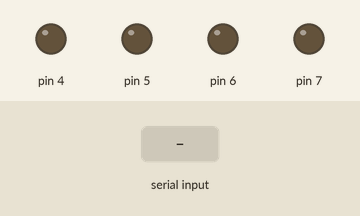
Bench run of a sketch on a simulated Arduino Uno, built with avr-gcc and run on an emulated ATmega328P. On the bench: output pins drawn as LEDs (lit = HIGH). The test bench sets the inputs (shaded band).

Above: at 1.2 s.
1.3 s: "p" received over the second serial link
At 1.31 s:
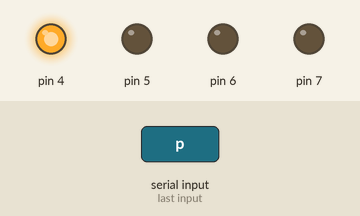
4.3 s: "g" received over the second serial link
At 4.8 s:
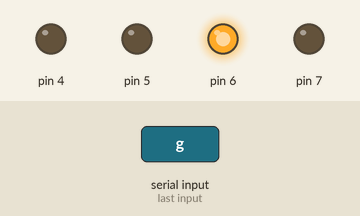
5.8 s: "b" received over the second serial link
At 7.0 s:
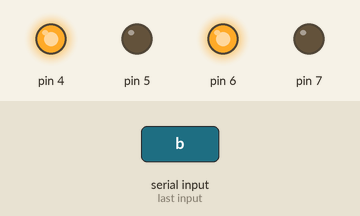
7.3 s: "r" received over the second serial link
At 8.2 s:
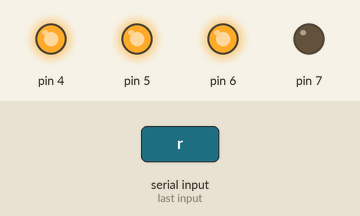
8.8 s: "p" received over the second serial link
At 9.12 s:
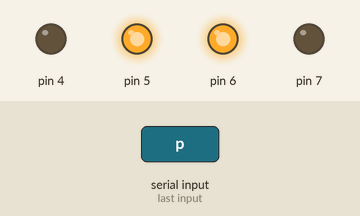
11.8 s: "o" received over the second serial link
At 12.9 s:
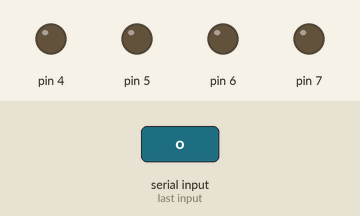
Timing chart, 0 to 14.3 s (numbered marks = the images above; inputs shaded):
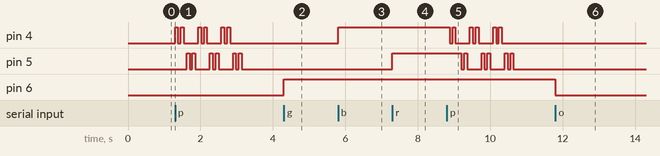

The sketch:

bluetooth_terminal_hc06_soba-led.ino
```cpp
#include <SoftwareSerial.h>
SoftwareSerial BT(10, 11);
// creates a "virtual" serial port/UART
// connect BT module TX to D10
// connect BT module RX to D11
// connect BT Vcc to 5V, GND to GND
void setup()
{
  // set digital pin to control as an output
  pinMode(4, OUTPUT);
  pinMode(5, OUTPUT);
  pinMode(6, OUTPUT);
  pinMode(7, OUTPUT);
  // set the data rate for the SoftwareSerial port
  BT.begin(9600);
  // Send test message to other device
  BT.println("Hello from Arduino");
}
char a; // stores incoming character from other device

void loop()
{
  if (BT.available())
  // if text arrived in from BT serial...
  {
    a=(BT.read());
    if (a=='b')
    {
      digitalWrite(4, HIGH);
      BT.println("Blue LED on");
    }
/*    if (a=='')
    {
      digitalWrite(4, LOW);
      BT.println("LED off");
   }
  */   if (a=='r')
    {
      digitalWrite(5, HIGH);
      BT.println("Red LED on");
    }
/*    if (a=="red off")
    {
      digitalWrite(5, LOW);
      BT.println("Red LED off");
    }
  */  if (a=='g')
    {
      digitalWrite(6, HIGH);
      BT.println("Green LED on");
    }
/*    if (a=="green off")
    {
      digitalWrite(6, LOW);
      BT.println("Green LED off");
    }
*/    if (a=='o')
    {
      digitalWrite(4, LOW);
      digitalWrite(5, LOW);
      digitalWrite(6, LOW);
      BT.println("All LED off");
    }


    if (a=='p')
    {
      digitalWrite(4, HIGH);
      delay(80);
      digitalWrite(4, LOW);
      delay(80);
      digitalWrite(4, HIGH);
      delay(80);
      digitalWrite(4, LOW);
      delay(80);
      digitalWrite(5, HIGH);
      delay(80);
      digitalWrite(5, LOW);
      delay(80);
      digitalWrite(5, HIGH);
      delay(80);
      digitalWrite(5, LOW);
      delay(80);

      digitalWrite(4, HIGH);
      delay(80);
      digitalWrite(4, LOW);
      delay(80);
      digitalWrite(4, HIGH);
      delay(80);
      digitalWrite(4, LOW);
      delay(80);
      digitalWrite(5, HIGH);
      delay(80);
      digitalWrite(5, LOW);
      delay(80);
      digitalWrite(5, HIGH);
      delay(80);
      digitalWrite(5, LOW);
      delay(80);

      digitalWrite(4, HIGH);
      delay(80);
      digitalWrite(4, LOW);
      delay(80);
      digitalWrite(4, HIGH);
      delay(80);
      digitalWrite(4, LOW);
      delay(80);
      digitalWrite(5, HIGH);
      delay(80);
      digitalWrite(5, LOW);
      delay(80);
      digitalWrite(5, HIGH);
      delay(80);
      digitalWrite(5, LOW);
      delay(80);


      BT.println("Police on");
      BT.println("Ovo je samo amatersko testiranje uredjaja :0)");
    }


    if (a=='?')
    {
      BT.println("Send '1' to turn LED on");
      BT.println("Send '2' to turn LED on");
    }
    // you can add more "if" statements with other characters to add more commands
  }
}
```

Measured:
- after the input at 1.3 s, pin 4: LOW → HIGH at once, then repeats every 0.64 s: LOW 0.08 s, HIGH 0.08 s, LOW 0.40 s, HIGH 0.08 s, until it stays LOW from 2.8 s; pin 5: LOW → HIGH after 0.32 s, then repeats every 0.64 s: LOW 0.08 s, HIGH 0.08 s, LOW 0.40 s, HIGH 0.08 s, until it stays LOW from 3.1 s
- after the input at 4.3 s, pin 6: LOW → HIGH at once
- after the input at 5.8 s, pin 4: LOW → HIGH at once
- after the input at 7.3 s, pin 5: LOW → HIGH at once
- after the input at 8.8 s, pin 4: HIGH → LOW after 0.08 s, then repeats every 0.64 s: HIGH 0.08 s, LOW 0.40 s, HIGH 0.08 s, LOW 0.08 s, until it stays LOW from 10.3 s; pin 5: HIGH → LOW after 0.40 s, then repeats every 0.64 s: HIGH 0.08 s, LOW 0.40 s, HIGH 0.08 s, LOW 0.08 s, until it stays LOW from 10.6 s
- after the input at 11.8 s, pin 6: HIGH → LOW at once
